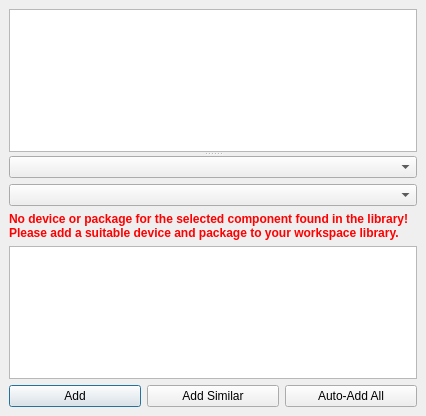
<?xml version="1.0" encoding="UTF-8"?>
<ui version="4.0">
 <class>librepcb::editor::UnplacedComponentsDock</class>
 <widget class="QDockWidget" name="librepcb::editor::UnplacedComponentsDock">
  <property name="geometry">
   <rect>
    <x>0</x>
    <y>0</y>
    <width>426</width>
    <height>416</height>
   </rect>
  </property>
  <property name="maximumSize">
   <size>
    <width>600</width>
    <height>524287</height>
   </size>
  </property>
  <property name="windowTitle">
   <string>Place Devices</string>
  </property>
  <widget class="QWidget" name="dockWidgetContents">
   <layout class="QVBoxLayout" name="verticalLayout_2">
    <item>
     <widget class="QSplitter" name="splitter">
      <property name="orientation">
       <enum>Qt::Vertical</enum>
      </property>
      <widget class="QListWidget" name="lstUnplacedComponents"/>
      <widget class="QWidget" name="layoutWidget">
       <layout class="QVBoxLayout" name="verticalLayout">
        <item>
         <widget class="QComboBox" name="cbxSelectedDevice">
          <property name="toolTip">
           <string>Device</string>
          </property>
         </widget>
        </item>
        <item>
         <widget class="QComboBox" name="cbxSelectedFootprint">
          <property name="toolTip">
           <string>Footprint</string>
          </property>
         </widget>
        </item>
        <item>
         <widget class="QLabel" name="lblNoDeviceFound">
          <property name="sizePolicy">
           <sizepolicy hsizetype="Ignored" vsizetype="Preferred">
            <horstretch>0</horstretch>
            <verstretch>0</verstretch>
           </sizepolicy>
          </property>
          <property name="font">
           <font>
            <weight>75</weight>
            <bold>true</bold>
           </font>
          </property>
          <property name="styleSheet">
           <string notr="true">color: rgb(255, 0, 0);</string>
          </property>
          <property name="text">
           <string>No device or package for the selected component found in the library! Please add a suitable device and package to your workspace library.</string>
          </property>
          <property name="wordWrap">
           <bool>true</bool>
          </property>
         </widget>
        </item>
        <item>
         <widget class="librepcb::editor::GraphicsView" name="graphicsView">
          <property name="sizePolicy">
           <sizepolicy hsizetype="Ignored" vsizetype="Expanding">
            <horstretch>0</horstretch>
            <verstretch>0</verstretch>
           </sizepolicy>
          </property>
          <property name="verticalScrollBarPolicy">
           <enum>Qt::ScrollBarAlwaysOff</enum>
          </property>
          <property name="horizontalScrollBarPolicy">
           <enum>Qt::ScrollBarAlwaysOff</enum>
          </property>
         </widget>
        </item>
        <item>
         <layout class="QHBoxLayout" name="horizontalLayout">
          <item>
           <widget class="QPushButton" name="btnAdd">
            <property name="toolTip">
             <string>Add the selected device to the board.</string>
            </property>
            <property name="text">
             <string>Add</string>
            </property>
            <property name="default">
             <bool>true</bool>
            </property>
           </widget>
          </item>
          <item>
           <widget class="QPushButton" name="btnAddSimilar">
            <property name="toolTip">
             <string>Use the selected device for all identical components and add them to the board.</string>
            </property>
            <property name="text">
             <string>Add Similar</string>
            </property>
           </widget>
          </item>
          <item>
           <widget class="QPushButton" name="btnAddAll">
            <property name="toolTip">
             <string>Add all components to the board, using automatically determined devices.</string>
            </property>
            <property name="text">
             <string>Auto-Add All</string>
            </property>
           </widget>
          </item>
         </layout>
        </item>
       </layout>
      </widget>
     </widget>
    </item>
   </layout>
  </widget>
 </widget>
 <customwidgets>
  <customwidget>
   <class>librepcb::editor::GraphicsView</class>
   <extends>QGraphicsView</extends>
   <header location="global">librepcb/editor/widgets/graphicsview.h</header>
  </customwidget>
 </customwidgets>
 <resources/>
 <connections/>
</ui>
